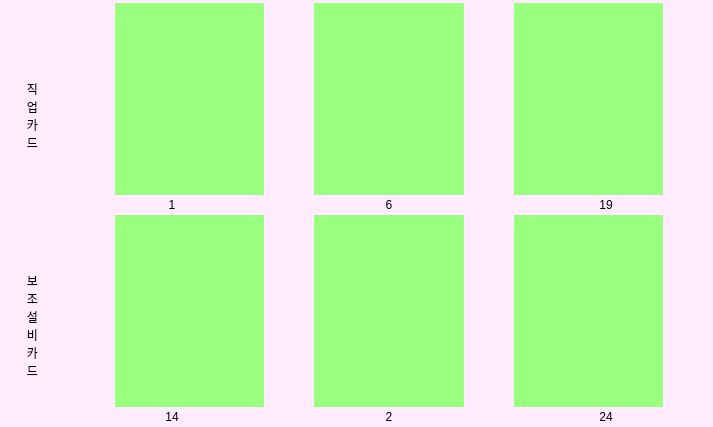
<?xml version="1.0" encoding="UTF-8"?>
<ui version="4.0">
 <class>Form_mycard_firstcheck</class>
 <widget class="QWidget" name="Form_mycard_firstcheck">
  <property name="geometry">
   <rect>
    <x>0</x>
    <y>0</y>
    <width>713</width>
    <height>427</height>
   </rect>
  </property>
  <property name="minimumSize">
   <size>
    <width>0</width>
    <height>0</height>
   </size>
  </property>
  <property name="maximumSize">
   <size>
    <width>16777215</width>
    <height>16777215</height>
   </size>
  </property>
  <property name="windowTitle">
   <string>Form</string>
  </property>
  <property name="styleSheet">
   <string notr="true">background-color: rgb(255, 237, 255);</string>
  </property>
  <layout class="QHBoxLayout" name="horizontalLayout_5">
   <property name="spacing">
    <number>0</number>
   </property>
   <property name="leftMargin">
    <number>0</number>
   </property>
   <property name="topMargin">
    <number>0</number>
   </property>
   <property name="rightMargin">
    <number>0</number>
   </property>
   <property name="bottomMargin">
    <number>0</number>
   </property>
   <item>
    <layout class="QHBoxLayout" name="horizontalLayout" stretch="1,10">
     <property name="spacing">
      <number>0</number>
     </property>
     <property name="topMargin">
      <number>3</number>
     </property>
     <property name="bottomMargin">
      <number>3</number>
     </property>
     <item>
      <layout class="QVBoxLayout" name="verticalLayout_1">
       <property name="spacing">
        <number>0</number>
       </property>
       <item>
        <widget class="QLabel" name="label_1">
         <property name="sizePolicy">
          <sizepolicy hsizetype="Minimum" vsizetype="Minimum">
           <horstretch>0</horstretch>
           <verstretch>0</verstretch>
          </sizepolicy>
         </property>
         <property name="text">
          <string>
직
업
카
드</string>
         </property>
         <property name="textFormat">
          <enum>Qt::AutoText</enum>
         </property>
         <property name="scaledContents">
          <bool>false</bool>
         </property>
         <property name="alignment">
          <set>Qt::AlignCenter</set>
         </property>
         <property name="indent">
          <number>15</number>
         </property>
        </widget>
       </item>
       <item>
        <widget class="QLabel" name="label_2">
         <property name="sizePolicy">
          <sizepolicy hsizetype="Minimum" vsizetype="Minimum">
           <horstretch>0</horstretch>
           <verstretch>0</verstretch>
          </sizepolicy>
         </property>
         <property name="text">
          <string>
보
조
설
비
카
드</string>
         </property>
         <property name="alignment">
          <set>Qt::AlignCenter</set>
         </property>
         <property name="indent">
          <number>15</number>
         </property>
        </widget>
       </item>
      </layout>
     </item>
     <item>
      <layout class="QVBoxLayout" name="verticalLayout_2" stretch="1,0,1,0">
       <property name="spacing">
        <number>3</number>
       </property>
       <item>
        <layout class="QHBoxLayout" name="horizontalLayout_1">
         <property name="spacing">
          <number>50</number>
         </property>
         <property name="leftMargin">
          <number>50</number>
         </property>
         <property name="rightMargin">
          <number>50</number>
         </property>
         <item>
          <widget class="QWidget" name="widget_job_1" native="true">
           <property name="sizePolicy">
            <sizepolicy hsizetype="Minimum" vsizetype="Minimum">
             <horstretch>0</horstretch>
             <verstretch>0</verstretch>
            </sizepolicy>
           </property>
           <property name="styleSheet">
            <string notr="true">background-color: rgb(154, 255, 127);</string>
           </property>
          </widget>
         </item>
         <item>
          <widget class="QWidget" name="widget_job_2" native="true">
           <property name="sizePolicy">
            <sizepolicy hsizetype="Minimum" vsizetype="Minimum">
             <horstretch>0</horstretch>
             <verstretch>0</verstretch>
            </sizepolicy>
           </property>
           <property name="styleSheet">
            <string notr="true">background-color: rgb(154, 255, 127);</string>
           </property>
          </widget>
         </item>
         <item>
          <widget class="QWidget" name="widget_job_3" native="true">
           <property name="enabled">
            <bool>true</bool>
           </property>
           <property name="sizePolicy">
            <sizepolicy hsizetype="Minimum" vsizetype="Minimum">
             <horstretch>0</horstretch>
             <verstretch>0</verstretch>
            </sizepolicy>
           </property>
           <property name="styleSheet">
            <string notr="true">background-color: rgb(154, 255, 127);</string>
           </property>
          </widget>
         </item>
        </layout>
       </item>
       <item>
        <layout class="QHBoxLayout" name="horizontalLayout_number_1">
         <item>
          <widget class="QLabel" name="label_job_1">
           <property name="text">
            <string>1</string>
           </property>
           <property name="alignment">
            <set>Qt::AlignCenter</set>
           </property>
          </widget>
         </item>
         <item>
          <widget class="QLabel" name="label_job_2">
           <property name="text">
            <string>6</string>
           </property>
           <property name="alignment">
            <set>Qt::AlignCenter</set>
           </property>
          </widget>
         </item>
         <item>
          <widget class="QLabel" name="label_job_3">
           <property name="text">
            <string>19</string>
           </property>
           <property name="alignment">
            <set>Qt::AlignCenter</set>
           </property>
          </widget>
         </item>
        </layout>
       </item>
       <item>
        <layout class="QHBoxLayout" name="horizontalLayout_2">
         <property name="spacing">
          <number>50</number>
         </property>
         <property name="leftMargin">
          <number>50</number>
         </property>
         <property name="rightMargin">
          <number>50</number>
         </property>
         <item>
          <widget class="QWidget" name="widget_sub_1" native="true">
           <property name="sizePolicy">
            <sizepolicy hsizetype="Minimum" vsizetype="Minimum">
             <horstretch>0</horstretch>
             <verstretch>0</verstretch>
            </sizepolicy>
           </property>
           <property name="styleSheet">
            <string notr="true">background-color: rgb(154, 255, 127);</string>
           </property>
          </widget>
         </item>
         <item>
          <widget class="QWidget" name="widget_sub_2" native="true">
           <property name="sizePolicy">
            <sizepolicy hsizetype="Minimum" vsizetype="Minimum">
             <horstretch>0</horstretch>
             <verstretch>0</verstretch>
            </sizepolicy>
           </property>
           <property name="styleSheet">
            <string notr="true">background-color: rgb(154, 255, 127);</string>
           </property>
          </widget>
         </item>
         <item>
          <widget class="QWidget" name="widget_sub_3" native="true">
           <property name="sizePolicy">
            <sizepolicy hsizetype="Minimum" vsizetype="Minimum">
             <horstretch>0</horstretch>
             <verstretch>0</verstretch>
            </sizepolicy>
           </property>
           <property name="styleSheet">
            <string notr="true">background-color: rgb(154, 255, 127);</string>
           </property>
          </widget>
         </item>
        </layout>
       </item>
       <item>
        <layout class="QHBoxLayout" name="horizontalLayout_number_2">
         <item>
          <widget class="QLabel" name="label_sub_1">
           <property name="text">
            <string>14</string>
           </property>
           <property name="alignment">
            <set>Qt::AlignCenter</set>
           </property>
          </widget>
         </item>
         <item>
          <widget class="QLabel" name="label_sub_2">
           <property name="text">
            <string>2</string>
           </property>
           <property name="alignment">
            <set>Qt::AlignCenter</set>
           </property>
          </widget>
         </item>
         <item>
          <widget class="QLabel" name="label_sub_3">
           <property name="text">
            <string>24</string>
           </property>
           <property name="alignment">
            <set>Qt::AlignCenter</set>
           </property>
          </widget>
         </item>
        </layout>
       </item>
      </layout>
     </item>
    </layout>
   </item>
  </layout>
 </widget>
 <resources>
  <include location="../../MyQRC.qrc"/>
 </resources>
 <connections/>
</ui>
